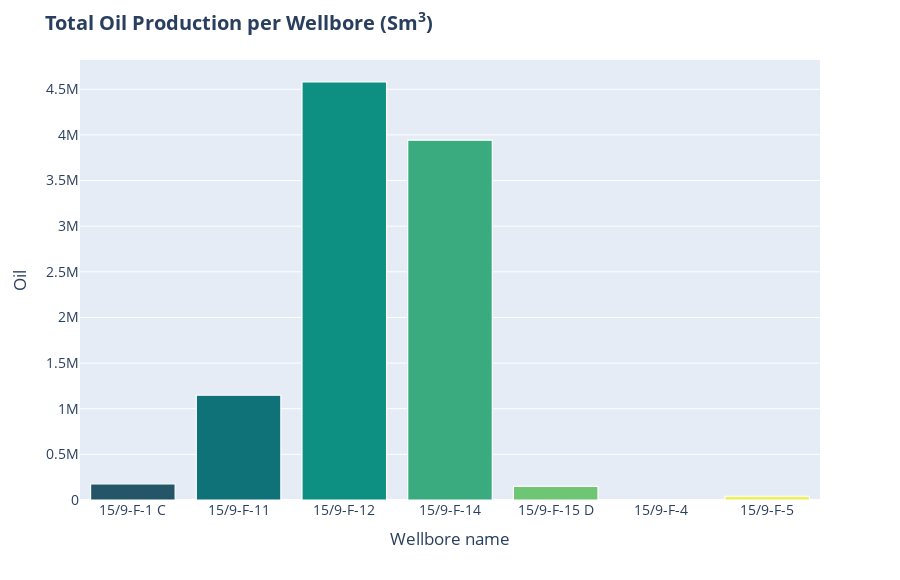

Notebook code for this chart:
### Markdown cell above
Here, we can see that the wellbore **`15/9-F-4`** was only used for water injection and that the wellbore **`15/9-F-5`** was used for both production and water injection.
However, let's analyze our newly created data frame with the help of various plots.

### Code cell
fig = px.bar(wellbores_df, x='Wellbore name', y='Oil',
             color='Wellbore name',
             color_discrete_sequence=px.colors.sequential.Aggrnyl)

fig.update_traces(marker_line_color='white', marker_line_width=1.2, showlegend=False)

fig.update_layout(title='<b>Total Oil Production per Wellbore (Sm<sup>3</sup>)</b>',
                  height=580, width=900,
                  font_size=14)

fig.show()

### Figure 1 — Plotly figure (JSON) as saved in the notebook; plotly's stock layout.template omitted (floating-point values rounded to 4 significant figures)
{"data": [{"alignmentgroup": "True", "hovertemplate": "Wellbore name=%{x}<br>Oil=%{y}<extra></extra>", "legendgroup": "15/9-F-1 C", "marker": {"color": "rgb(36, 86, 104)", "line": {"color": "white", "width": 1.2}, "pattern": {"shape": ""}}, "name": "15/9-F-1 C", "offsetgroup": "15/9-F-1 C", "orientation": "v", "showlegend": false, "textposition": "auto", "type": "bar", "x": ["15/9-F-1 C"], "xaxis": "x", "y": [177709], "yaxis": "y"}, {"alignmentgroup": "True", "hovertemplate": "Wellbore name=%{x}<br>Oil=%{y}<extra></extra>", "legendgroup": "15/9-F-11", "marker": {"color": "rgb(15, 114, 121)", "line": {"color": "white", "width": 1.2}, "pattern": {"shape": ""}}, "name": "15/9-F-11", "offsetgroup": "15/9-F-11", "orientation": "v", "showlegend": false, "textposition": "auto", "type": "bar", "x": ["15/9-F-11"], "xaxis": "x", "y": [1147853], "yaxis": "y"}, {"alignmentgroup": "True", "hovertemplate": "Wellbore name=%{x}<br>Oil=%{y}<extra></extra>", "legendgroup": "15/9-F-12", "marker": {"color": "rgb(13, 143, 129)", "line": {"color": "white", "width": 1.2}, "pattern": {"shape": ""}}, "name": "15/9-F-12", "offsetgroup": "15/9-F-12", "orientation": "v", "showlegend": false, "textposition": "auto", "type": "bar", "x": ["15/9-F-12"], "xaxis": "x", "y": [4579613], "yaxis": "y"}, {"alignmentgroup": "True", "hovertemplate": "Wellbore name=%{x}<br>Oil=%{y}<extra></extra>", "legendgroup": "15/9-F-14", "marker": {"color": "rgb(57, 171, 126)", "line": {"color": "white", "width": 1.2}, "pattern": {"shape": ""}}, "name": "15/9-F-14", "offsetgroup": "15/9-F-14", "orientation": "v", "showlegend": false, "textposition": "auto", "type": "bar", "x": ["15/9-F-14"], "xaxis": "x", "y": [3942234], "yaxis": "y"}, {"alignmentgroup": "True", "hovertemplate": "Wellbore name=%{x}<br>Oil=%{y}<extra></extra>", "legendgroup": "15/9-F-15 D", "marker": {"color": "rgb(110, 197, 116)", "line": {"color": "white", "width": 1.2}, "pattern": {"shape": ""}}, "name": "15/9-F-15 D", "offsetgroup": "15/9-F-15 D", "orientation": "v", "showlegend": false, "textposition": "auto", "type": "bar", "x": ["15/9-F-15 D"], "xaxis": "x", "y": [148519], "yaxis": "y"}, {"alignmentgroup": "True", "hovertemplate": "Wellbore name=%{x}<br>Oil=%{y}<extra></extra>", "legendgroup": "15/9-F-4", "marker": {"color": "rgb(169, 220, 103)", "line": {"color": "white", "width": 1.2}, "pattern": {"shape": ""}}, "name": "15/9-F-4", "offsetgroup": "15/9-F-4", "orientation": "v", "showlegend": false, "textposition": "auto", "type": "bar", "x": ["15/9-F-4"], "xaxis": "x", "y": [0], "yaxis": "y"}, {"alignmentgroup": "True", "hovertemplate": "Wellbore name=%{x}<br>Oil=%{y}<extra></extra>", "legendgroup": "15/9-F-5", "marker": {"color": "rgb(237, 239, 93)", "line": {"color": "white", "width": 1.2}, "pattern": {"shape": ""}}, "name": "15/9-F-5", "offsetgroup": "15/9-F-5", "orientation": "v", "showlegend": false, "textposition": "auto", "type": "bar", "x": ["15/9-F-5"], "xaxis": "x", "y": [41160], "yaxis": "y"}], "layout": {"barmode": "relative", "font": {"size": 14}, "height": 580, "legend": {"title": {"text": "Wellbore name"}, "tracegroupgap": 0}, "margin": {"t": 60}, "title": {"text": "<b>Total Oil Production per Wellbore (Sm<sup>3</sup>)</b>"}, "width": 900, "xaxis": {"anchor": "y", "categoryarray": ["15/9-F-1 C", "15/9-F-11", "15/9-F-12", "15/9-F-14", "15/9-F-15 D", "15/9-F-4", "15/9-F-5"], "categoryorder": "array", "domain": [0, 1], "title": {"text": "Wellbore name"}}, "yaxis": {"anchor": "x", "domain": [0, 1], "title": {"text": "Oil"}}}}
